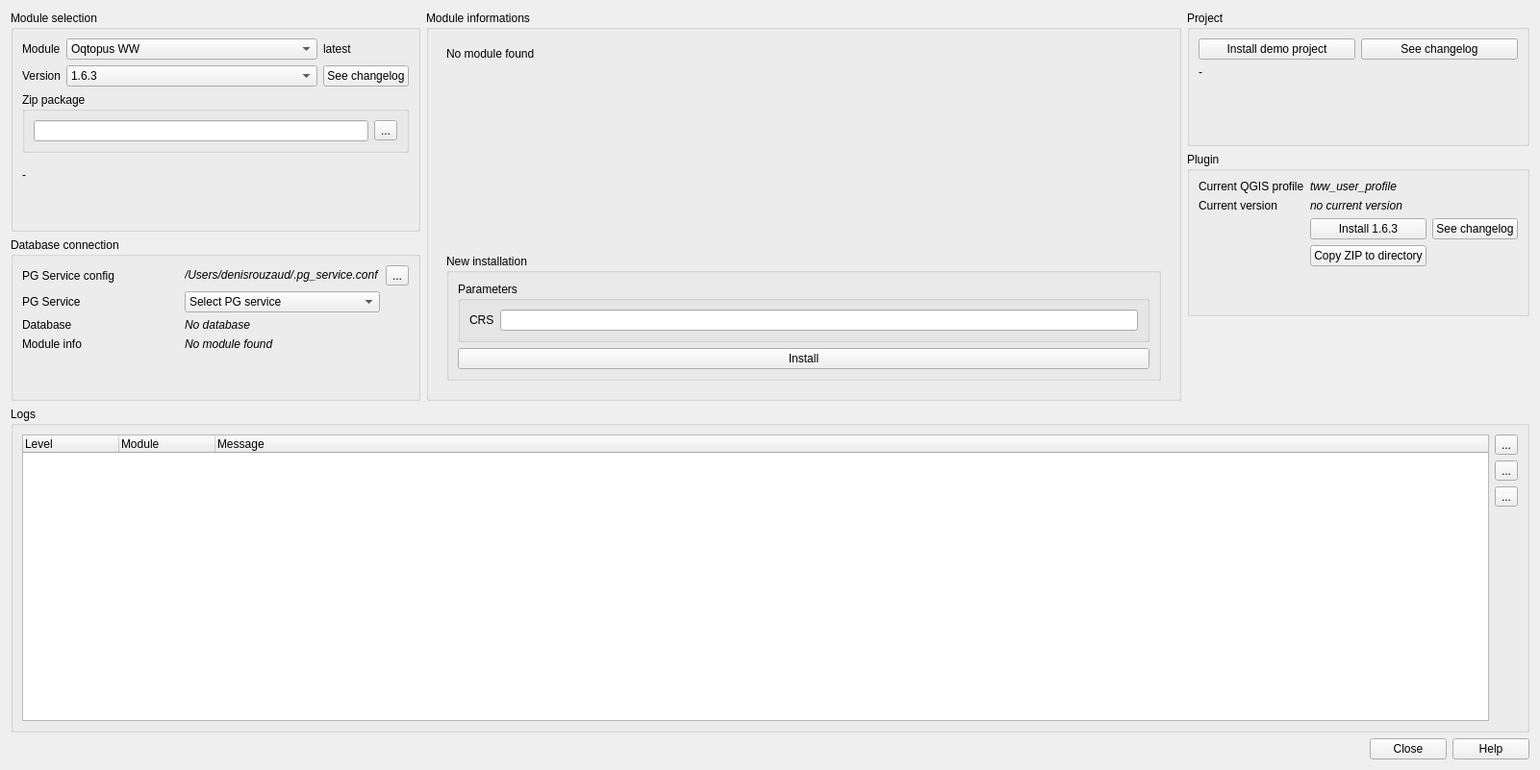
<?xml version="1.0" encoding="UTF-8"?>
<ui version="4.0">
 <class>MainDialog</class>
 <widget class="QWidget" name="MainDialog">
  <property name="geometry">
   <rect>
    <x>0</x>
    <y>0</y>
    <width>1601</width>
    <height>801</height>
   </rect>
  </property>
  <property name="windowTitle">
   <string>Oqtopus Module Management Tool</string>
  </property>
  <layout class="QGridLayout" name="gridLayout_8" rowstretch="0,0,0,0,4,0">
   <item row="1" column="2" rowspan="2">
    <widget class="QGroupBox" name="groupBox_3">
     <property name="title">
      <string>Plugin</string>
     </property>
     <layout class="QGridLayout" name="gridLayout_3">
      <item row="0" column="0">
       <widget class="QLabel" name="label_6">
        <property name="text">
         <string>Current QGIS profile</string>
        </property>
       </widget>
      </item>
      <item row="3" column="1">
       <widget class="QPushButton" name="pushButton_8">
        <property name="text">
         <string>Copy ZIP to directory</string>
        </property>
       </widget>
      </item>
      <item row="2" column="2">
       <widget class="QPushButton" name="pushButton_11">
        <property name="text">
         <string>See changelog</string>
        </property>
       </widget>
      </item>
      <item row="1" column="1">
       <widget class="QLabel" name="label_8">
        <property name="font">
         <font>
          <italic>true</italic>
         </font>
        </property>
        <property name="text">
         <string>no current version</string>
        </property>
       </widget>
      </item>
      <item row="2" column="1">
       <widget class="QPushButton" name="pushButton_5">
        <property name="text">
         <string>Install 1.6.3</string>
        </property>
       </widget>
      </item>
      <item row="0" column="1">
       <widget class="QLabel" name="label_7">
        <property name="font">
         <font>
          <italic>true</italic>
         </font>
        </property>
        <property name="text">
         <string>tww_user_profile</string>
        </property>
       </widget>
      </item>
      <item row="1" column="0">
       <widget class="QLabel" name="label_5">
        <property name="text">
         <string>Current version</string>
        </property>
       </widget>
      </item>
      <item row="4" column="1">
       <spacer name="verticalSpacer_6">
        <property name="orientation">
         <enum>Qt::Vertical</enum>
        </property>
        <property name="sizeHint" stdset="0">
         <size>
          <width>20</width>
          <height>40</height>
         </size>
        </property>
       </spacer>
      </item>
     </layout>
    </widget>
   </item>
   <item row="4" column="0" colspan="3">
    <widget class="QGroupBox" name="groupBox_9">
     <property name="sizePolicy">
      <sizepolicy hsizetype="Preferred" vsizetype="MinimumExpanding">
       <horstretch>0</horstretch>
       <verstretch>0</verstretch>
      </sizepolicy>
     </property>
     <property name="minimumSize">
      <size>
       <width>0</width>
       <height>100</height>
      </size>
     </property>
     <property name="title">
      <string>Logs</string>
     </property>
     <layout class="QGridLayout" name="gridLayout_11">
      <item row="0" column="1">
       <widget class="QToolButton" name="logs_openFile_toolButton">
        <property name="text">
         <string>...</string>
        </property>
       </widget>
      </item>
      <item row="1" column="1">
       <widget class="QToolButton" name="logs_openFolder_toolButton">
        <property name="text">
         <string>...</string>
        </property>
       </widget>
      </item>
      <item row="2" column="1">
       <widget class="QToolButton" name="logs_clear_toolButton">
        <property name="text">
         <string>...</string>
        </property>
       </widget>
      </item>
      <item row="3" column="1">
       <spacer name="verticalSpacer_9">
        <property name="orientation">
         <enum>Qt::Vertical</enum>
        </property>
        <property name="sizeHint" stdset="0">
         <size>
          <width>20</width>
          <height>40</height>
         </size>
        </property>
       </spacer>
      </item>
      <item row="0" column="0" rowspan="4">
       <widget class="QTreeWidget" name="logs_treeWidget">
        <property name="selectionMode">
         <enum>QAbstractItemView::ContiguousSelection</enum>
        </property>
        <column>
         <property name="text">
          <string>Level</string>
         </property>
        </column>
        <column>
         <property name="text">
          <string>Module</string>
         </property>
        </column>
        <column>
         <property name="text">
          <string>Message</string>
         </property>
        </column>
       </widget>
      </item>
     </layout>
    </widget>
   </item>
   <item row="0" column="2">
    <widget class="QGroupBox" name="groupBox_4">
     <property name="title">
      <string>Project</string>
     </property>
     <layout class="QGridLayout" name="gridLayout_4">
      <item row="0" column="1">
       <widget class="QPushButton" name="project_seeChangelog_pushButton">
        <property name="text">
         <string>See changelog</string>
        </property>
       </widget>
      </item>
      <item row="1" column="0" colspan="2">
       <widget class="QLabel" name="project_info_label">
        <property name="text">
         <string>-</string>
        </property>
        <property name="textInteractionFlags">
         <set>Qt::LinksAccessibleByMouse|Qt::TextSelectableByKeyboard|Qt::TextSelectableByMouse</set>
        </property>
       </widget>
      </item>
      <item row="0" column="0">
       <widget class="QPushButton" name="project_install_pushButton">
        <property name="text">
         <string>Install demo project</string>
        </property>
       </widget>
      </item>
      <item row="2" column="0">
       <spacer name="verticalSpacer_7">
        <property name="orientation">
         <enum>Qt::Vertical</enum>
        </property>
        <property name="sizeHint" stdset="0">
         <size>
          <width>20</width>
          <height>40</height>
         </size>
        </property>
       </spacer>
      </item>
     </layout>
    </widget>
   </item>
   <item row="5" column="0" colspan="3">
    <widget class="QDialogButtonBox" name="buttonBox">
     <property name="standardButtons">
      <set>QDialogButtonBox::Close|QDialogButtonBox::Help</set>
     </property>
    </widget>
   </item>
   <item row="0" column="0" rowspan="2">
    <widget class="QGroupBox" name="groupBox">
     <property name="title">
      <string>Module selection</string>
     </property>
     <layout class="QGridLayout" name="gridLayout" columnstretch="0,0,0">
      <item row="4" column="0">
       <spacer name="verticalSpacer_8">
        <property name="orientation">
         <enum>Qt::Vertical</enum>
        </property>
        <property name="sizeType">
         <enum>QSizePolicy::Fixed</enum>
        </property>
        <property name="sizeHint" stdset="0">
         <size>
          <width>20</width>
          <height>10</height>
         </size>
        </property>
       </spacer>
      </item>
      <item row="1" column="1">
       <widget class="QComboBox" name="module_version_comboBox">
        <item>
         <property name="text">
          <string>1.6.3</string>
         </property>
        </item>
        <item>
         <property name="text">
          <string>1.6.2</string>
         </property>
        </item>
        <item>
         <property name="text">
          <string>testing (Attention! Never use in production)</string>
         </property>
        </item>
       </widget>
      </item>
      <item row="0" column="0">
       <widget class="QLabel" name="label">
        <property name="text">
         <string>Module</string>
        </property>
       </widget>
      </item>
      <item row="1" column="0">
       <widget class="QLabel" name="label_2">
        <property name="text">
         <string>Version</string>
        </property>
       </widget>
      </item>
      <item row="2" column="0" colspan="3">
       <widget class="QGroupBox" name="module_zipPackage_groupBox">
        <property name="title">
         <string>Zip package</string>
        </property>
        <property name="flat">
         <bool>true</bool>
        </property>
        <layout class="QGridLayout" name="gridLayout_9">
         <item row="0" column="0">
          <widget class="QLineEdit" name="module_fromZip_lineEdit"/>
         </item>
         <item row="0" column="1">
          <widget class="QToolButton" name="module_browseZip_toolButton">
           <property name="text">
            <string>...</string>
           </property>
          </widget>
         </item>
        </layout>
       </widget>
      </item>
      <item row="5" column="0" colspan="3">
       <widget class="QLabel" name="module_information_label">
        <property name="text">
         <string>-</string>
        </property>
        <property name="textInteractionFlags">
         <set>Qt::LinksAccessibleByMouse|Qt::TextSelectableByKeyboard|Qt::TextSelectableByMouse</set>
        </property>
       </widget>
      </item>
      <item row="0" column="1">
       <widget class="QComboBox" name="module_module_comboBox">
        <item>
         <property name="text">
          <string>Oqtopus WW</string>
         </property>
        </item>
        <item>
         <property name="text">
          <string>Oqtopus DW</string>
         </property>
        </item>
       </widget>
      </item>
      <item row="1" column="2">
       <widget class="QPushButton" name="module_seeChangeLog_pushButton">
        <property name="text">
         <string>See changelog</string>
        </property>
       </widget>
      </item>
      <item row="6" column="0">
       <spacer name="verticalSpacer">
        <property name="orientation">
         <enum>Qt::Vertical</enum>
        </property>
        <property name="sizeHint" stdset="0">
         <size>
          <width>20</width>
          <height>40</height>
         </size>
        </property>
       </spacer>
      </item>
      <item row="0" column="2">
       <widget class="QLabel" name="module_latestVersion_label">
        <property name="text">
         <string>latest</string>
        </property>
       </widget>
      </item>
     </layout>
    </widget>
   </item>
   <item row="3" column="2">
    <spacer name="verticalSpacer_5">
     <property name="orientation">
      <enum>Qt::Vertical</enum>
     </property>
     <property name="sizeHint" stdset="0">
      <size>
       <width>20</width>
       <height>40</height>
      </size>
     </property>
    </spacer>
   </item>
   <item row="2" column="0" rowspan="2">
    <widget class="QGroupBox" name="groupBox_2">
     <property name="title">
      <string>Database connection</string>
     </property>
     <layout class="QGridLayout" name="gridLayout_5">
      <item row="0" column="1">
       <widget class="QLabel" name="db_servicesConfigFilePath_label">
        <property name="font">
         <font>
          <italic>true</italic>
         </font>
        </property>
        <property name="text">
         <string>/Users/denisrouzaud/.pg_service.conf</string>
        </property>
        <property name="textInteractionFlags">
         <set>Qt::LinksAccessibleByMouse|Qt::TextSelectableByKeyboard|Qt::TextSelectableByMouse</set>
        </property>
       </widget>
      </item>
      <item row="0" column="0">
       <widget class="QLabel" name="label_9">
        <property name="text">
         <string>PG Service config</string>
        </property>
       </widget>
      </item>
      <item row="1" column="0">
       <widget class="QLabel" name="label_3">
        <property name="text">
         <string>PG Service</string>
        </property>
       </widget>
      </item>
      <item row="3" column="1">
       <widget class="QLabel" name="db_moduleInfo_label">
        <property name="font">
         <font>
          <italic>true</italic>
         </font>
        </property>
        <property name="text">
         <string>No module found</string>
        </property>
       </widget>
      </item>
      <item row="1" column="1">
       <widget class="QComboBox" name="db_services_comboBox">
        <item>
         <property name="text">
          <string>Select PG service</string>
         </property>
        </item>
        <item>
         <property name="text">
          <string>tww_pully_admin</string>
         </property>
        </item>
        <item>
         <property name="text">
          <string>tww_pully_user</string>
         </property>
        </item>
        <item>
         <property name="text">
          <string>tdw_pully_admin</string>
         </property>
        </item>
        <item>
         <property name="text">
          <string>tdw_pully_user</string>
         </property>
        </item>
        <item>
         <property name="text">
          <string>jardins_admin</string>
         </property>
        </item>
       </widget>
      </item>
      <item row="3" column="0">
       <widget class="QLabel" name="label_11">
        <property name="text">
         <string>Module info</string>
        </property>
       </widget>
      </item>
      <item row="2" column="1">
       <widget class="QLabel" name="db_database_label">
        <property name="font">
         <font>
          <italic>true</italic>
         </font>
        </property>
        <property name="text">
         <string>No database</string>
        </property>
       </widget>
      </item>
      <item row="0" column="2">
       <widget class="QToolButton" name="db_operations_toolButton">
        <property name="text">
         <string>...</string>
        </property>
        <property name="popupMode">
         <enum>QToolButton::InstantPopup</enum>
        </property>
       </widget>
      </item>
      <item row="2" column="0">
       <widget class="QLabel" name="label_4">
        <property name="text">
         <string>Database</string>
        </property>
       </widget>
      </item>
      <item row="4" column="0">
       <spacer name="verticalSpacer_2">
        <property name="orientation">
         <enum>Qt::Vertical</enum>
        </property>
        <property name="sizeHint" stdset="0">
         <size>
          <width>20</width>
          <height>40</height>
         </size>
        </property>
       </spacer>
      </item>
     </layout>
    </widget>
   </item>
   <item row="0" column="1" rowspan="4">
    <widget class="QGroupBox" name="groupBox_7">
     <property name="title">
      <string>Module informations</string>
     </property>
     <layout class="QGridLayout" name="gridLayout_2">
      <item row="0" column="0">
       <widget class="QStackedWidget" name="moduleInfo_stackedWidget">
        <property name="currentIndex">
         <number>0</number>
        </property>
        <widget class="QWidget" name="moduleInfo_stackedWidget_pageInstall">
         <layout class="QGridLayout" name="gridLayout_7">
          <item row="2" column="0">
           <widget class="QGroupBox" name="groupBox_8">
            <property name="title">
             <string>New installation</string>
            </property>
            <property name="flat">
             <bool>true</bool>
            </property>
            <layout class="QVBoxLayout" name="verticalLayout">
             <item>
              <widget class="QGroupBox" name="groupBox_5">
               <property name="title">
                <string>Parameters</string>
               </property>
               <layout class="QGridLayout" name="gridLayout_6">
                <item row="0" column="1">
                 <widget class="QLineEdit" name="db_parameters_CRS_lineEdit">
                  <property name="text">
                   <string/>
                  </property>
                 </widget>
                </item>
                <item row="0" column="0">
                 <widget class="QLabel" name="label_14">
                  <property name="text">
                   <string>CRS</string>
                  </property>
                 </widget>
                </item>
               </layout>
              </widget>
             </item>
             <item>
              <widget class="QPushButton" name="moduleInfo_install_pushButton">
               <property name="text">
                <string>Install</string>
               </property>
              </widget>
             </item>
            </layout>
           </widget>
          </item>
          <item row="0" column="0">
           <widget class="QLabel" name="moduleInfo_NoModuleFound_label">
            <property name="text">
             <string>No module found</string>
            </property>
           </widget>
          </item>
          <item row="1" column="0">
           <spacer name="verticalSpacer_3">
            <property name="orientation">
             <enum>Qt::Vertical</enum>
            </property>
            <property name="sizeHint" stdset="0">
             <size>
              <width>20</width>
              <height>40</height>
             </size>
            </property>
           </spacer>
          </item>
         </layout>
        </widget>
        <widget class="QWidget" name="moduleInfo_stackedWidget_pageUpgrade">
         <layout class="QGridLayout" name="gridLayout_10">
          <item row="0" column="0">
           <widget class="QLabel" name="label_12">
            <property name="text">
             <string>Version</string>
            </property>
           </widget>
          </item>
          <item row="0" column="1">
           <widget class="QLabel" name="label_15">
            <property name="text">
             <string>module version</string>
            </property>
           </widget>
          </item>
          <item row="3" column="0" colspan="2">
           <widget class="QPushButton" name="moduleInfo_upgrade_pushButton">
            <property name="text">
             <string>Upgrade</string>
            </property>
           </widget>
          </item>
          <item row="1" column="1">
           <widget class="QLabel" name="label_16">
            <property name="text">
             <string>module crs</string>
            </property>
           </widget>
          </item>
          <item row="1" column="0">
           <widget class="QLabel" name="label_13">
            <property name="text">
             <string>CRS</string>
            </property>
           </widget>
          </item>
          <item row="4" column="0" colspan="2">
           <widget class="QPushButton" name="pushButton_7">
            <property name="text">
             <string>Edit settings</string>
            </property>
           </widget>
          </item>
          <item row="2" column="0">
           <spacer name="verticalSpacer_4">
            <property name="orientation">
             <enum>Qt::Vertical</enum>
            </property>
            <property name="sizeHint" stdset="0">
             <size>
              <width>20</width>
              <height>40</height>
             </size>
            </property>
           </spacer>
          </item>
         </layout>
        </widget>
       </widget>
      </item>
     </layout>
    </widget>
   </item>
  </layout>
 </widget>
 <resources/>
 <connections/>
</ui>
